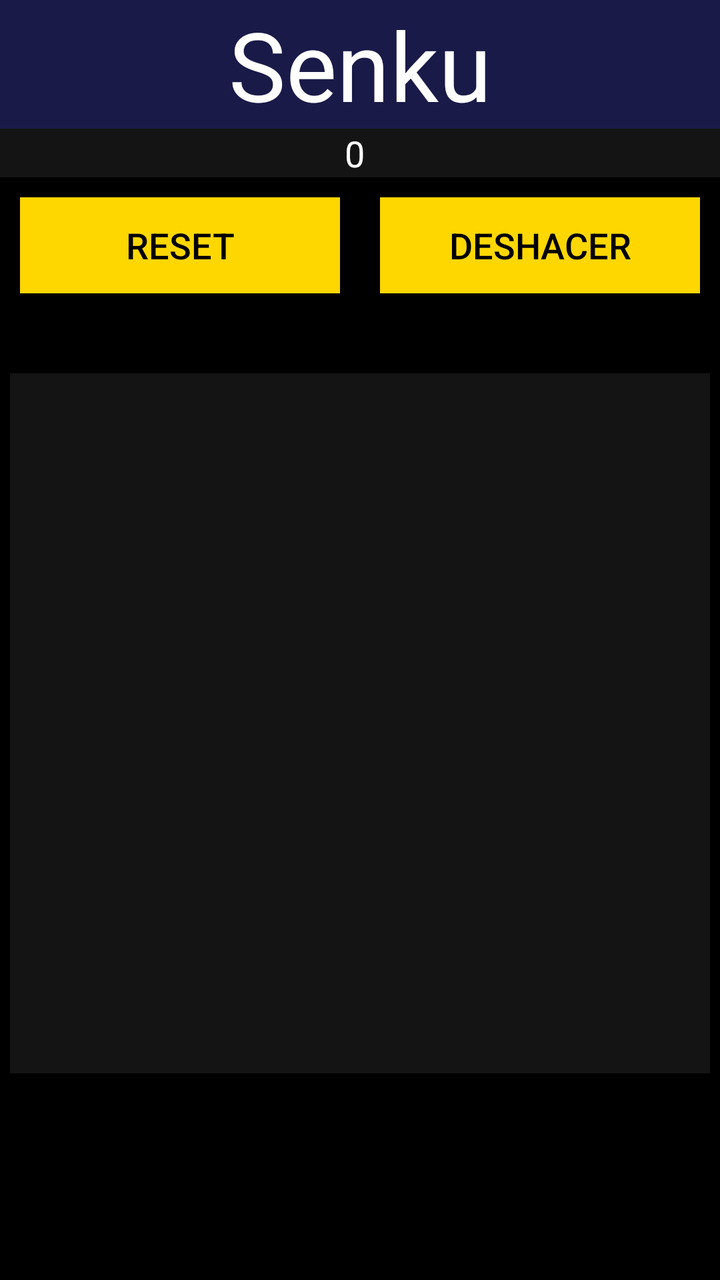
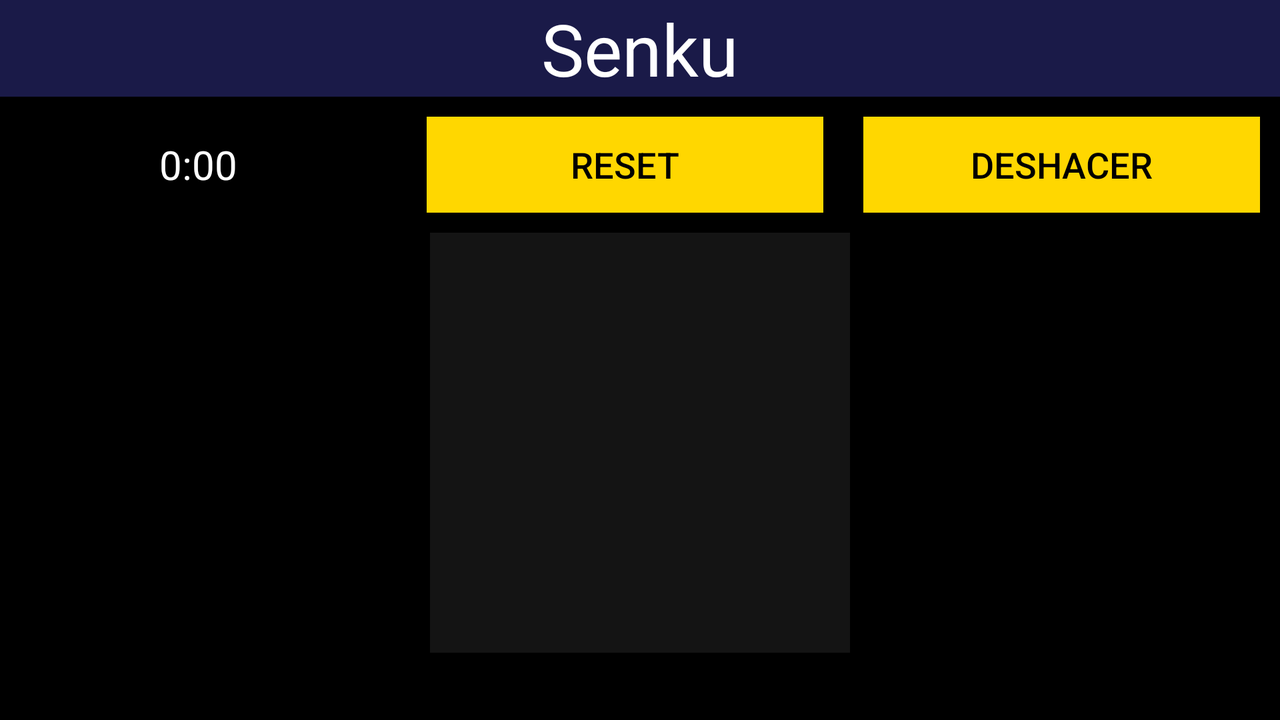

Two renders of one Android screen. The first uses the default layout on a phone; the second uses the alternative layout the repository ships for a different screen configuration, on a matching device. The two XML files are below.
<!-- AndroidManifest.xml: application theme Theme.Senku2048Games -->
<!-- res/layout/activity_senku.xml -->
<RelativeLayout xmlns:android="http://schemas.android.com/apk/res/android"
    android:layout_width="match_parent"
    android:layout_height="match_parent"
    android:background="@color/color_primary">

    <TextView
        android:id="@+id/titleSenku"
        android:layout_width="match_parent"
        android:layout_height="wrap_content"
        android:background="@color/color_secondary"
        android:gravity="center"
        android:text="@string/senku"
        android:textColor="@color/white"
        android:textSize="48sp" />

    <LinearLayout
        android:id="@+id/statsSenku"
        android:layout_width="match_parent"
        android:layout_height="wrap_content"
        android:background="@color/color_tertiary"
        android:layout_below="@id/titleSenku">

        <TextView
            android:id="@+id/tv_timer_number"
            android:text="@string/_0"
            android:gravity="center"
            style="@style/textViews" />
    </LinearLayout>


    <LinearLayout
        android:id="@+id/buttonLayout"
        android:layout_width="match_parent"
        android:layout_height="wrap_content"
        android:layout_below="@id/statsSenku"
        android:orientation="horizontal">

        <androidx.appcompat.widget.AppCompatButton
            android:id="@+id/resetSenku"
            android:text="@string/reset"
            android:onClick="resetSenku"
            style="@style/buttonsType2" />

        <androidx.appcompat.widget.AppCompatButton
            android:id="@+id/undoSenku"
            android:text="@string/deshacer"
            android:onClick="undoSenku"
            style="@style/buttonsType2" />
    </LinearLayout>

    <LinearLayout
        android:id="@+id/textViewLayout"
        android:layout_width="match_parent"
        android:layout_height="match_parent"
        android:layout_below="@id/buttonLayout"
        android:orientation="vertical">

        <GridLayout
            android:id="@+id/gridLayoutSenku"
            style="@style/GridLayoutSenku">
            <androidx.appcompat.widget.AppCompatButton
                style="@style/voidCircle"
                android:layout_row="0"
                android:layout_column="0" />
            <androidx.appcompat.widget.AppCompatButton
                style="@style/voidCircle"
                android:layout_row="0"
                android:layout_column="1" />
            <androidx.appcompat.widget.AppCompatButton
                style="@style/filledCircle"

                android:layout_row="0"
                android:layout_column="2" />
            <androidx.appcompat.widget.AppCompatButton
                style="@style/filledCircle"

                android:layout_row="0"
                android:layout_column="3" />
            <androidx.appcompat.widget.AppCompatButton
                style="@style/filledCircle"

                android:layout_row="0"
                android:layout_column="4" />
            <androidx.appcompat.widget.AppCompatButton
                style="@style/voidCircle"
                android:layout_row="0"
                android:layout_column="5" />
            <androidx.appcompat.widget.AppCompatButton
                style="@style/voidCircle"
                android:layout_row="0"
                android:layout_column="6" />
            <androidx.appcompat.widget.AppCompatButton
                style="@style/voidCircle"
                android:layout_row="1"
                android:layout_column="0" />
            <androidx.appcompat.widget.AppCompatButton
                style="@style/voidCircle"
                android:layout_row="1"
                android:layout_column="1" />
            <androidx.appcompat.widget.AppCompatButton
                style="@style/filledCircle"

                android:layout_row="1"
                android:layout_column="2" />
            <androidx.appcompat.widget.AppCompatButton
                style="@style/filledCircle"

                android:layout_row="1"
                android:layout_column="3" />
            <androidx.appcompat.widget.AppCompatButton
                style="@style/filledCircle"

                android:layout_row="1"
                android:layout_column="4" />
            <androidx.appcompat.widget.AppCompatButton
                style="@style/voidCircle"
                android:layout_row="1"
                android:layout_column="5" />
            <androidx.appcompat.widget.AppCompatButton
                style="@style/voidCircle"
                android:layout_row="1"
                android:layout_column="6" />
            <androidx.appcompat.widget.AppCompatButton
                style="@style/filledCircle"

                android:layout_row="2"
                android:layout_column="0" />
            <androidx.appcompat.widget.AppCompatButton
                style="@style/filledCircle"

                android:layout_row="2"
                android:layout_column="1" />
            <androidx.appcompat.widget.AppCompatButton
                style="@style/filledCircle"

                android:layout_row="2"
                android:layout_column="2" />
            <androidx.appcompat.widget.AppCompatButton
                style="@style/filledCircle"

                android:layout_row="2"
                android:layout_column="3" />
            <androidx.appcompat.widget.AppCompatButton
                style="@style/filledCircle"

                android:layout_row="2"
                android:layout_column="4" />
            <androidx.appcompat.widget.AppCompatButton
                style="@style/filledCircle"

                android:layout_row="2"
                android:layout_column="5" />
            <androidx.appcompat.widget.AppCompatButton
                style="@style/filledCircle"

                android:layout_row="2"
                android:layout_column="6" />
            <androidx.appcompat.widget.AppCompatButton
                style="@style/filledCircle"

                android:layout_row="3"
                android:layout_column="0" />
            <androidx.appcompat.widget.AppCompatButton
                style="@style/filledCircle"

                android:layout_row="3"
                android:layout_column="1" />
            <androidx.appcompat.widget.AppCompatButton
                style="@style/filledCircle"

                android:layout_row="3"
                android:layout_column="2" />
            <androidx.appcompat.widget.AppCompatButton
                style="@style/filledCircle"
                android:layout_row="3"
                android:layout_column="3"
                android:background="@drawable/ic_void_circle"
                />
            <androidx.appcompat.widget.AppCompatButton
                style="@style/filledCircle"
                android:layout_row="3"
                android:layout_column="4" />
            <androidx.appcompat.widget.AppCompatButton
                style="@style/filledCircle"

                android:layout_row="3"
                android:layout_column="5" />
            <androidx.appcompat.widget.AppCompatButton
                style="@style/filledCircle"

                android:layout_row="3"
                android:layout_column="6" />
            <androidx.appcompat.widget.AppCompatButton
                style="@style/filledCircle"

                android:layout_row="4"
                android:layout_column="0" />
            <androidx.appcompat.widget.AppCompatButton
                style="@style/filledCircle"

                android:layout_row="4"
                android:layout_column="1" />
            <androidx.appcompat.widget.AppCompatButton
                style="@style/filledCircle"

                android:layout_row="4"
                android:layout_column="2" />
            <androidx.appcompat.widget.AppCompatButton
                style="@style/filledCircle"

                android:layout_row="4"
                android:layout_column="3" />
            <androidx.appcompat.widget.AppCompatButton
                style="@style/filledCircle"

                android:layout_row="4"
                android:layout_column="4" />
            <androidx.appcompat.widget.AppCompatButton
                style="@style/filledCircle"

                android:layout_row="4"
                android:layout_column="5" />
            <androidx.appcompat.widget.AppCompatButton
                style="@style/filledCircle"

                android:layout_row="4"
                android:layout_column="6" />
            <androidx.appcompat.widget.AppCompatButton
                style="@style/voidCircle"
                android:layout_row="5"
                android:layout_column="0" />
            <androidx.appcompat.widget.AppCompatButton
                style="@style/voidCircle"
                android:layout_row="5"
                android:layout_column="1" />
            <androidx.appcompat.widget.AppCompatButton
                style="@style/filledCircle"

                android:layout_row="5"
                android:layout_column="2" />
            <androidx.appcompat.widget.AppCompatButton
                style="@style/filledCircle"

                android:layout_row="5"
                android:layout_column="3" />
            <androidx.appcompat.widget.AppCompatButton
                style="@style/filledCircle"

                android:layout_row="5"
                android:layout_column="4" />
            <androidx.appcompat.widget.AppCompatButton
                style="@style/voidCircle"
                android:layout_row="5"
                android:layout_column="5" />
            <androidx.appcompat.widget.AppCompatButton
                style="@style/voidCircle"
                android:layout_row="5"
                android:layout_column="6" />
            <androidx.appcompat.widget.AppCompatButton
                style="@style/voidCircle"
                android:layout_row="6"
                android:layout_column="0" />
            <androidx.appcompat.widget.AppCompatButton
                style="@style/voidCircle"
                android:layout_row="6"
                android:layout_column="1" />
            <androidx.appcompat.widget.AppCompatButton
                style="@style/filledCircle"

                android:layout_row="6"
                android:layout_column="2" />
            <androidx.appcompat.widget.AppCompatButton
                style="@style/filledCircle"

                android:layout_row="6"
                android:layout_column="3" />
            <androidx.appcompat.widget.AppCompatButton
                style="@style/filledCircle"

                android:layout_row="6"
                android:layout_column="4" />
            <androidx.appcompat.widget.AppCompatButton
                style="@style/voidCircle"
                android:layout_row="6"
                android:layout_column="5" />
            <androidx.appcompat.widget.AppCompatButton
                style="@style/voidCircle"
                android:layout_row="6"
                android:layout_column="6" />

        </GridLayout>

    </LinearLayout>
</RelativeLayout>
<!-- resources referenced by this layout -->
<resources>
  <color name="color_primary">#FF000000</color>
  <color name="color_secondary">#1a1a48</color>
  <color name="color_tertiary">#141414</color>
  <color name="white">#FFFFFFFF</color>
  <string name="_0">0</string>
  <string name="deshacer">Deshacer</string>
  <string name="reset">Reset</string>
  <string name="senku">Senku</string>
  <style name="GridLayoutSenku">
          <item name="android:layout_width">wrap_content</item>
          <item name="android:layout_height">wrap_content</item>
          <item name="android:layout_marginTop">30dp</item>
          <item name="android:background">@color/color_tertiary</item>
          <item name="android:columnCount">7</item>
          <item name="android:rowCount">7</item>
          <item name="android:layout_gravity">center</item>
      </style>
  <style name="buttonsType2">
          <item name="android:layout_width">0dp</item>
          <item name="android:layout_height">wrap_content</item>
          <item name="android:layout_weight">2</item>
          <item name="android:layout_margin">10dp</item>
          <item name="android:background">@color/button_color</item>
          <item name="android:textColor">@color/color_primary</item>
          <item name="android:textSize">18sp</item>
      </style>
  <style name="filledCircle">
          <item name="android:layout_width">50dp</item>
          <item name="android:layout_height">50dp</item>
          <item name="android:layout_rowWeight">1</item>
          <item name="android:background">@drawable/ic_filled_circle</item>
          <item name="android:layout_columnWeight">1</item>
      </style>
  <style name="textViews">
          <item name="android:textColor">@color/white</item>
          <item name="android:layout_width">0dp</item>
          <item name="android:layout_height">match_parent</item>
          <item name="android:layout_weight">1</item>
          <item name="android:layout_marginRight">5dp</item>
          <item name="android:gravity">center</item>
          <item name="android:textSize">18sp</item>
      </style>
  <style name="voidCircle">
          <item name="android:layout_width">50dp</item>
          <item name="android:layout_height">50dp</item>
          <item name="android:layout_rowWeight">1</item>
          <item name="android:layout_columnWeight">1</item>
          <item name="android:background">@drawable/ic_void_circle</item>
          <item name="android:layout_gravity">fill</item>
          <item name="android:visibility">invisible</item>
      </style>
  <style name="Theme.Senku2048Games" parent="Base.Theme.Senku2048Games" />
  <color name="button_color">#FFD700</color>
  <style name="Base.Theme.Senku2048Games" parent="Theme.Material3.DayNight.NoActionBar">
          
          
      </style>
</resources>
<!-- res/layout-land/activity_senku.xml (the repository's variant of the layout above) -->
<!-- drawn on the phone turned sideways -->
<RelativeLayout xmlns:android="http://schemas.android.com/apk/res/android"
    xmlns:app="http://schemas.android.com/apk/res-auto"
    xmlns:tools="http://schemas.android.com/tools"
    android:layout_width="match_parent"
    android:layout_height="match_parent"
    android:background="@color/color_primary"
    tools:context=".Splash">

    <LinearLayout
        android:id="@+id/titleSenku_layout"
        android:layout_width="match_parent"
        android:layout_height="wrap_content"
        android:weightSum="10"
        android:orientation="horizontal">
        
        <TextView
            android:id="@+id/titleSenku"
            android:layout_width="match_parent"
            android:layout_height="wrap_content"
            android:background="@color/color_secondary"
            android:gravity="center"
            android:text="@string/senku"
            android:textColor="@color/white"
            android:textSize="36sp" />

    </LinearLayout>

    <LinearLayout
        android:id="@+id/textViewLayout"
        android:layout_width="match_parent"
        android:layout_height="match_parent"
        android:layout_below="@id/titleSenku_layout"
        android:orientation="vertical">
        
        <LinearLayout
            android:id="@+id/buttonLayout"
            android:layout_width="match_parent"
            android:layout_height="wrap_content"
            android:orientation="horizontal">

            <TextView
                android:id="@+id/tv_timer_number"
                style="@style/textViews"
                android:layout_weight="2"
                android:gravity="center"
                android:text="@string/_0_00" />

            <androidx.appcompat.widget.AppCompatButton
                android:id="@+id/resetSenku"
                android:text="@string/reset"
                android:onClick="resetSenku"
                style="@style/buttonsType2" />

            <androidx.appcompat.widget.AppCompatButton
                android:id="@+id/undoSenku"
                android:text="Deshacer"
                android:onClick="undoSenku"
                style="@style/buttonsType2" />
        </LinearLayout>

        <GridLayout
            android:id="@+id/gridLayoutSenku"
            style="@style/GridLayoutSenku">

            <androidx.appcompat.widget.AppCompatButton
                style="@style/voidCircle"
                android:layout_row="0"
                android:layout_column="0" />

            <androidx.appcompat.widget.AppCompatButton
                style="@style/voidCircle"
                android:layout_row="0"
                android:layout_column="1" />

            <androidx.appcompat.widget.AppCompatButton
                style="@style/filledCircle"
                android:layout_row="0"
                android:layout_column="2" />

            <androidx.appcompat.widget.AppCompatButton
                style="@style/filledCircle"
                android:layout_row="0"
                android:layout_column="3" />

            <androidx.appcompat.widget.AppCompatButton
                style="@style/filledCircle"
                android:layout_row="0"
                android:layout_column="4" />

            <androidx.appcompat.widget.AppCompatButton
                style="@style/voidCircle"
                android:layout_row="0"
                android:layout_column="5" />

            <androidx.appcompat.widget.AppCompatButton
                style="@style/voidCircle"
                android:layout_row="0"
                android:layout_column="6" />

            <androidx.appcompat.widget.AppCompatButton
                style="@style/voidCircle"
                android:layout_row="1"
                android:layout_column="0" />

            <androidx.appcompat.widget.AppCompatButton
                style="@style/voidCircle"
                android:layout_row="1"
                android:layout_column="1" />

            <androidx.appcompat.widget.AppCompatButton
                style="@style/filledCircle"
                android:layout_row="1"
                android:layout_column="2" />

            <androidx.appcompat.widget.AppCompatButton
                style="@style/filledCircle"
                android:layout_row="1"
                android:layout_column="3" />

            <androidx.appcompat.widget.AppCompatButton
                style="@style/filledCircle"
                android:layout_row="1"
                android:layout_column="4" />

            <androidx.appcompat.widget.AppCompatButton
                style="@style/voidCircle"
                android:layout_row="1"
                android:layout_column="5" />

            <androidx.appcompat.widget.AppCompatButton
                style="@style/voidCircle"
                android:layout_row="1"
                android:layout_column="6" />

            <androidx.appcompat.widget.AppCompatButton
                style="@style/filledCircle"
                android:layout_row="2"
                android:layout_column="0" />

            <androidx.appcompat.widget.AppCompatButton
                style="@style/filledCircle"
                android:layout_row="2"
                android:layout_column="1" />

            <androidx.appcompat.widget.AppCompatButton
                style="@style/filledCircle"
                android:layout_row="2"
                android:layout_column="2" />

            <androidx.appcompat.widget.AppCompatButton
                style="@style/filledCircle"
                android:layout_row="2"
                android:layout_column="3" />

            <androidx.appcompat.widget.AppCompatButton
                style="@style/filledCircle"
                android:layout_row="2"
                android:layout_column="4" />

            <androidx.appcompat.widget.AppCompatButton
                style="@style/filledCircle"
                android:layout_row="2"
                android:layout_column="5" />

            <androidx.appcompat.widget.AppCompatButton
                style="@style/filledCircle"
                android:layout_row="2"
                android:layout_column="6" />

            <androidx.appcompat.widget.AppCompatButton
                style="@style/filledCircle"
                android:layout_row="3"
                android:layout_column="0" />

            <androidx.appcompat.widget.AppCompatButton
                style="@style/filledCircle"
                android:layout_row="3"
                android:layout_column="1" />

            <androidx.appcompat.widget.AppCompatButton
                style="@style/filledCircle"
                android:layout_row="3"
                android:layout_column="2" />

            <androidx.appcompat.widget.AppCompatButton
                style="@style/filledCircle"
                android:layout_row="3"
                android:layout_column="3"
                android:background="@drawable/ic_void_circle" />

            <androidx.appcompat.widget.AppCompatButton
                style="@style/filledCircle"
                android:layout_row="3"
                android:layout_column="4" />

            <androidx.appcompat.widget.AppCompatButton
                style="@style/filledCircle"
                android:layout_row="3"
                android:layout_column="5" />

            <androidx.appcompat.widget.AppCompatButton
                style="@style/filledCircle"
                android:layout_row="3"
                android:layout_column="6" />

            <androidx.appcompat.widget.AppCompatButton
                style="@style/filledCircle"
                android:layout_row="4"
                android:layout_column="0" />

            <androidx.appcompat.widget.AppCompatButton
                style="@style/filledCircle"
                android:layout_row="4"
                android:layout_column="1" />

            <androidx.appcompat.widget.AppCompatButton
                style="@style/filledCircle"
                android:layout_row="4"
                android:layout_column="2" />

            <androidx.appcompat.widget.AppCompatButton
                style="@style/filledCircle"
                android:layout_row="4"
                android:layout_column="3" />

            <androidx.appcompat.widget.AppCompatButton
                style="@style/filledCircle"
                android:layout_row="4"
                android:layout_column="4" />

            <androidx.appcompat.widget.AppCompatButton
                style="@style/filledCircle"
                android:layout_row="4"
                android:layout_column="5" />

            <androidx.appcompat.widget.AppCompatButton
                style="@style/filledCircle"
                android:layout_row="4"
                android:layout_column="6" />

            <androidx.appcompat.widget.AppCompatButton
                style="@style/voidCircle"
                android:layout_row="5"
                android:layout_column="0" />

            <androidx.appcompat.widget.AppCompatButton
                style="@style/voidCircle"
                android:layout_row="5"
                android:layout_column="1" />

            <androidx.appcompat.widget.AppCompatButton
                style="@style/filledCircle"
                android:layout_row="5"
                android:layout_column="2" />

            <androidx.appcompat.widget.AppCompatButton
                style="@style/filledCircle"
                android:layout_row="5"
                android:layout_column="3" />

            <androidx.appcompat.widget.AppCompatButton
                style="@style/filledCircle"
                android:layout_row="5"
                android:layout_column="4" />

            <androidx.appcompat.widget.AppCompatButton
                style="@style/voidCircle"
                android:layout_row="5"
                android:layout_column="5" />

            <androidx.appcompat.widget.AppCompatButton
                style="@style/voidCircle"
                android:layout_row="5"
                android:layout_column="6" />

            <androidx.appcompat.widget.AppCompatButton
                style="@style/voidCircle"
                android:layout_row="6"
                android:layout_column="0" />

            <androidx.appcompat.widget.AppCompatButton
                style="@style/voidCircle"
                android:layout_row="6"
                android:layout_column="1" />

            <androidx.appcompat.widget.AppCompatButton
                style="@style/filledCircle"
                android:layout_row="6"
                android:layout_column="2" />

            <androidx.appcompat.widget.AppCompatButton
                style="@style/filledCircle"
                android:layout_row="6"
                android:layout_column="3" />

            <androidx.appcompat.widget.AppCompatButton
                style="@style/filledCircle"
                android:layout_row="6"
                android:layout_column="4" />

            <androidx.appcompat.widget.AppCompatButton
                style="@style/voidCircle"
                android:layout_row="6"
                android:layout_column="5" />

            <androidx.appcompat.widget.AppCompatButton
                style="@style/voidCircle"
                android:layout_row="6"
                android:layout_column="6" />

        </GridLayout>


    </LinearLayout>
</RelativeLayout>
<!-- resources referenced by the variant -->
<!-- as the phone turned sideways resolves them -->
<resources>
  <color name="color_primary">#FF000000</color>
  <color name="color_secondary">#1a1a48</color>
  <color name="white">#FFFFFFFF</color>
  <string name="_0_00">0:00</string>
  <string name="reset">Reset</string>
  <string name="senku">Senku</string>
  <!-- from res/values-land/ -->
  <style name="GridLayoutSenku">
          <item name="android:layout_width">wrap_content</item>
          <item name="android:layout_height">wrap_content</item>
          <item name="android:columnCount">7</item>
          <item name="android:background">@color/color_tertiary</item>
          <item name="android:rowCount">7</item>
          <item name="android:layout_gravity">center</item>
          <item name="android:gravity">center</item>
      </style>
  <!-- from res/values-land/ -->
  <style name="buttonsType2">
          <item name="android:layout_width">0dp</item>
          <item name="android:layout_height">wrap_content</item>
          <item name="android:layout_weight">2</item>
          <item name="android:layout_margin">10dp</item>
          <item name="android:background">@color/button_color</item>
          <item name="android:textColor">@color/color_primary</item>
          <item name="android:textSize">18sp</item>
      </style>
  <!-- from res/values-land/ -->
  <style name="filledCircle">
          <item name="android:layout_rowWeight">1</item>
          <item name="android:layout_columnWeight">1</item>
          <item name="android:background">@drawable/ic_filled_circle</item>
          <item name="android:layout_width">30dp</item>
          <item name="android:layout_height">30dp</item>
      </style>
  <!-- from res/values-land/ -->
  <style name="textViews">
          <item name="android:textColor">@color/white</item>
          <item name="android:layout_width">0dp</item>
          <item name="android:layout_height">match_parent</item>
          <item name="android:layout_weight">1</item>
          <item name="android:layout_marginRight">5dp</item>
          <item name="android:gravity">center</item>
          <item name="android:textSize">20sp</item>
      </style>
  <!-- from res/values-land/ -->
  <style name="voidCircle">
          <item name="android:layout_width">30dp</item>
          <item name="android:layout_height">30dp</item>
          <item name="android:layout_rowWeight">1</item>
          <item name="android:layout_columnWeight">1</item>
          <item name="android:background">@drawable/ic_void_circle</item>
          <item name="android:layout_gravity">fill</item>
          <item name="android:visibility">invisible</item>
      </style>
  <style name="Theme.Senku2048Games" parent="Base.Theme.Senku2048Games" />
  <color name="color_tertiary">#141414</color>
  <color name="button_color">#FFD700</color>
  <style name="Base.Theme.Senku2048Games" parent="Theme.Material3.DayNight.NoActionBar">
          
          
      </style>
</resources>
